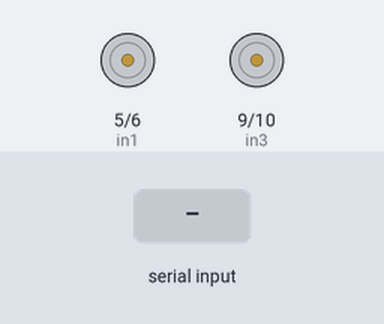
A sketch run on a simulated Arduino Uno, built with avr-gcc and run on an emulated ATmega328P. On the bench: motor-driver pin pairs drawn as motors (green arrow = first pin HIGH = forward, orange = second pin HIGH = backward, longer = more drive). The test bench sets the inputs (shaded band). What the sketch prints to the serial monitor is not drawn.

Above: at 1.2 s.
1.3 s: "B" received over the second serial link
At 2.5 s:
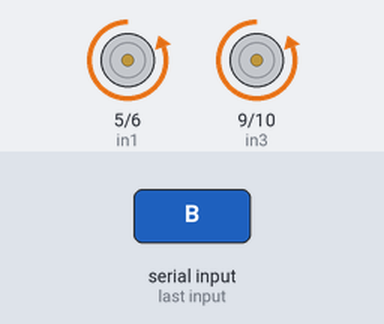
2.8 s: "L" received over the second serial link
At 3.6 s:
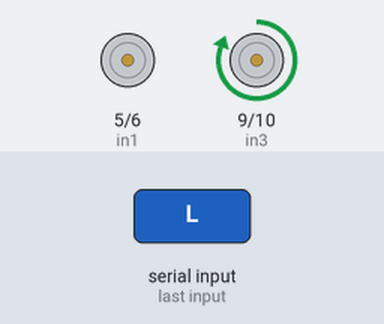
4.3 s: "R" received over the second serial link
At 4.8 s:
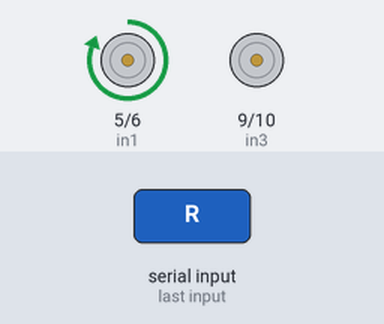
5.8 s: "F" received over the second serial link
At 7.1 s:
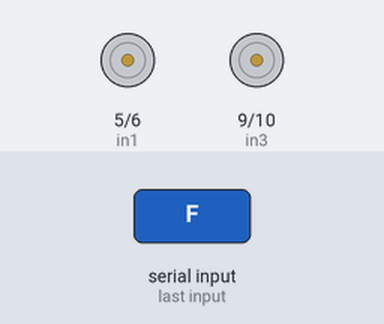
Timing chart, 0 to 8.3 s (numbered marks = the images above; inputs shaded):
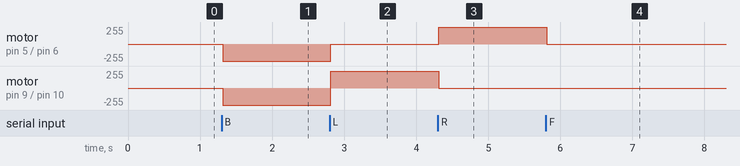

Measured:
- after the input at 1.3 s, motor on pin 5 (in1) / pin 6 (in2), motor on pin 9 (in3) / pin 10 (in4): stopped → backward 255/255 at once
- after the input at 2.8 s, motor on pin 5 (in1) / pin 6 (in2): backward 255/255 → stopped at once; motor on pin 9 (in3) / pin 10 (in4): backward 255/255 → forward 255/255 at once
- after the input at 4.3 s, motor on pin 5 (in1) / pin 6 (in2): stopped → forward 255/255 at once; motor on pin 9 (in3) / pin 10 (in4): forward 255/255 → stopped at once
- after the input at 5.8 s, motor on pin 5 (in1) / pin 6 (in2): forward 255/255 → stopped at once

The sketch:

HM-10_control.ino
```cpp
#include <SoftwareSerial.h>   		//Software Serial Port
#define RxD 2
#define TxD 3
SoftwareSerial blueToothSerial(RxD,TxD);	//the software serial port

int in1 = 5;
int in2 = 6;
int in3 = 9;
int in4 = 10;

void setup() {
  pinMode(in1, OUTPUT);
  pinMode(in2, OUTPUT);
  pinMode(in3, OUTPUT);
  pinMode(in4, OUTPUT);
  Serial.begin(9600);
}

void loop() {
  while (blueToothSerial.available() > 0) {
    char input = blueToothSerial.read();
    Serial.write(blueToothSerial.read());

    if (input == "F") {
      forward();
    } else if (input == 'B') {
      backward();
    } else if (input == 'ML'){
      left();
      delay(500);
      forward();
      delay(500);
      right();
      delay(500);
    } else if (input == 'L') {
      left();
    } else if (input == 'MR'){
      right();
      delay(500);
      forward();
      delay(500);
      left();
      delay(500);
    }else if (input == 'R') {
      right();
    } else {
      stop();
    }
  }
}

void forward() {
  delay(15);
  digitalWrite(in1, HIGH);
  digitalWrite(in2, LOW);
  digitalWrite(in3, HIGH);
  digitalWrite(in4, LOW);
}
void backward() {
  delay(15);
  digitalWrite(in1, LOW);
  digitalWrite(in2, HIGH);
  digitalWrite(in3, LOW);
  digitalWrite(in4, HIGH);
}
void left() {
  delay(15);
  digitalWrite(in1, LOW);
  digitalWrite(in2, LOW);
  digitalWrite(in3, HIGH);
  digitalWrite(in4, LOW);
}
void right() {
  delay(15);
  digitalWrite(in1, HIGH);
  digitalWrite(in2, LOW);
  digitalWrite(in3, LOW);
  digitalWrite(in4, LOW);
}
void stop() {
  delay(15);
  digitalWrite(in1, LOW);
  digitalWrite(in2, LOW);
  digitalWrite(in3, LOW);
  digitalWrite(in4, LOW);
}
```
